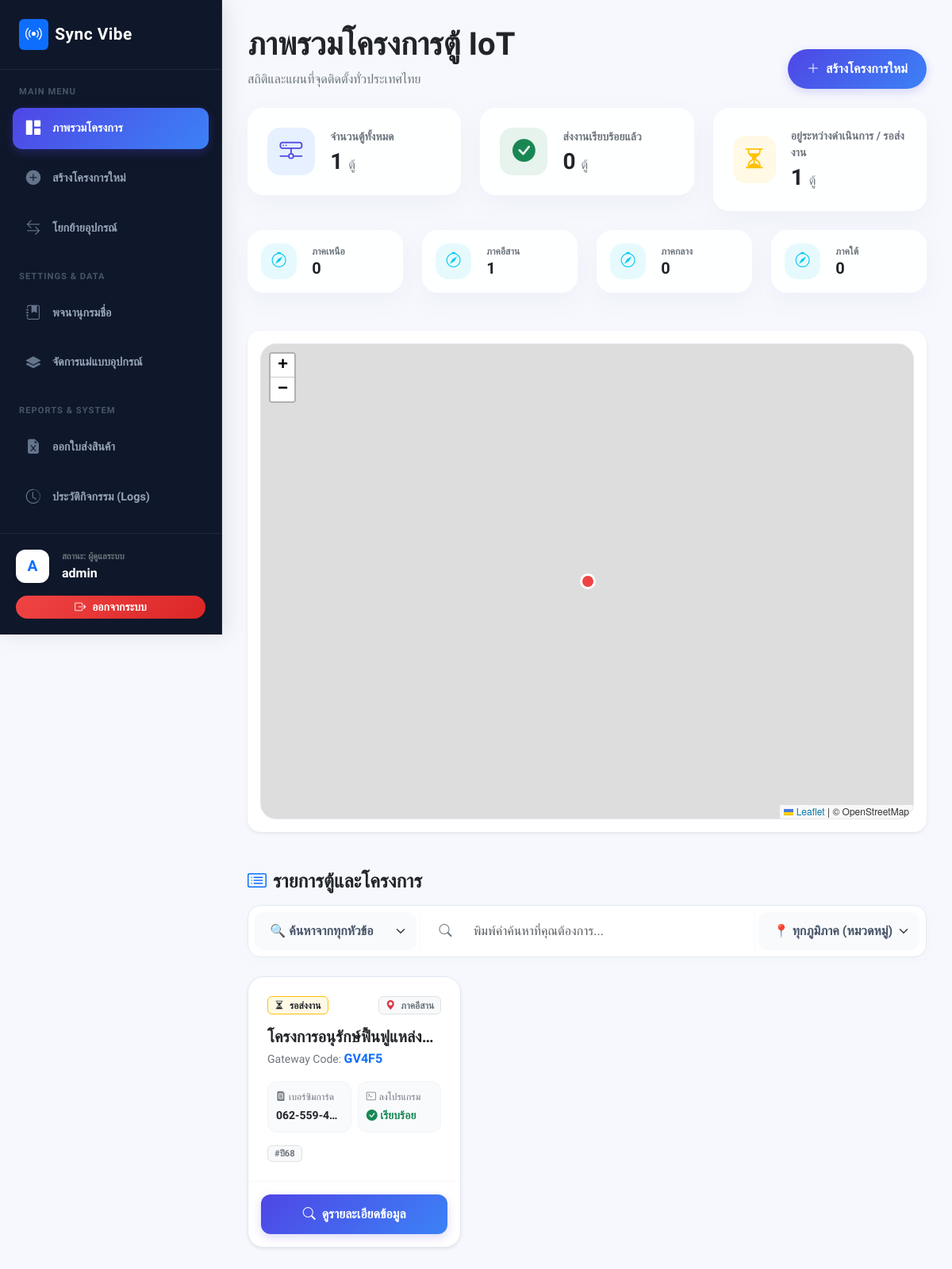
/index.php (signed in), run on the app's committed database.
### tables this page shows
CREATE TABLE `projects` (
  `id` int(11) NOT NULL,
  `project_name` varchar(255) NOT NULL,
  `project_tags` varchar(255) DEFAULT NULL,
  `cabinet_id` varchar(100) NOT NULL,
  `region` varchar(50) DEFAULT NULL,
  `is_programmed` tinyint(1) DEFAULT 0,
  `programmer_name` varchar(100) DEFAULT NULL,
  `reverse_ssh_name` varchar(255) DEFAULT NULL,
  `gateway_name` varchar(255) DEFAULT NULL,
  `gateway_code` varchar(255) DEFAULT NULL,
  `installation_date` date DEFAULT NULL,
  `latitude` decimal(10,8) DEFAULT NULL,
  `longitude` decimal(11,8) DEFAULT NULL,
  `address` text DEFAULT NULL,
  `province` varchar(100) DEFAULT NULL,
  `amphure` varchar(100) DEFAULT NULL,
  `tambon` varchar(100) DEFAULT NULL,
  `project_notes` text DEFAULT NULL,
  `has_antenna` tinyint(1) DEFAULT 0,
  `sim_status` enum('not_installed','installed') DEFAULT 'not_installed',
  `sim_number` varchar(50) DEFAULT NULL,
  `sim_serial` varchar(100) DEFAULT NULL,
  `sim_photo_path` varchar(255) DEFAULT NULL,
  `sd_status` enum('not_installed','installed') DEFAULT 'not_installed',
  `sd_capacity_gb` varchar(50) DEFAULT NULL,
  `camera_setup_status` enum('pending','completed') DEFAULT 'pending',
  `is_delivered` tinyint(1) DEFAULT 0,
  `delivery_photo_path` varchar(255) DEFAULT NULL,
  `delivery_timestamp` datetime DEFAULT NULL,
  `created_by` varchar(100) DEFAULT NULL,
  `created_at` timestamp NOT NULL DEFAULT current_timestamp()
);

### index.php (the view, shortened to what this page needs)
<?php
require_once 'config.php'; check_login();
function formatPhoneNumber($phone) {
    $phone = preg_replace('/[^0-9]/', '',$phone);
    if (strlen($phone) === 10) { return preg_replace("/^(\d{3})(\d{3})(\d{4})$/", "$1-$2-$3", $phone); }
    return $phone;
}
$stat =$conn->query("
    SELECT COUNT(*) as total,
    SUM(CASE WHEN is_delivered = 1 THEN 1 ELSE 0 END) as delivered,
    SUM(CASE WHEN is_delivered = 0 THEN 1 ELSE 0 END) as pending,
    SUM(CASE WHEN region = 'ภาคเหนือ' THEN 1 ELSE 0 END) as north,
    SUM(CASE WHEN region = 'ภาคอีสาน' THEN 1 ELSE 0 END) as isan,
    SUM(CASE WHEN region = 'ภาคกลาง' THEN 1 ELSE 0 END) as central,
    SUM(CASE WHEN region = 'ภาคใต้' THEN 1 ELSE 0 END) as south
    FROM projects
")->fetch_assoc();
$result =$conn->query("SELECT * FROM projects ORDER BY id DESC");
$projects_for_map = []; while($row =$result->fetch_assoc()) { $projects_for_map[] =$row; }
?>
<!DOCTYPE html>
<html lang="th">
<head>
    <link href="https://cdn.jsdelivr.net/npm/bootstrap@5.3.2/dist/css/bootstrap.min.css" rel="stylesheet">
    <link href="https://cdn.jsdelivr.net/npm/bootstrap-icons@1.11.1/font/bootstrap-icons.css" rel="stylesheet">
    <link rel="stylesheet" href="https://unpkg.com/leaflet@1.9.4/dist/leaflet.css" />
    <link rel="stylesheet" href="https://unpkg.com/leaflet.fullscreen@3.1.4/Control.FullScreen.css" />
    <link rel="stylesheet" href="style.css">
</head>
<body>
    <div class="app-container">
        <?php include 'sidebar.php'; ?>
        <main class="main-content">
            <div class="d-flex justify-content-between align-items-end mb-4 animate-fade-up" style="animation-delay: 0.1s;">
                <div><h2 class="fw-bold m-0 text-dark display-6">ภาพรวมโครงการตู้ IoT</h2><p class="text-secondary m-0 mt-2 fs-6">สถิติและแผนที่จุดติดตั้งทั่วประเทศไทย</p></div>
                <a href="add_project.php" class="btn btn-modern rounded-pill px-4"><i class="bi bi-plus-lg me-2"></i>สร้างโครงการใหม่</a>
            </div>
            <div class="row g-4 mb-4">
                <div class="col-md-4 col-sm-6 animate-fade-up" style="animation-delay: 0.2s;"><div class="stat-card"><div class="stat-icon bg-primary bg-opacity-10 text-primary-custom"><i class="bi bi-hdd-network"></i></div><div><p class="text-secondary fw-bold mb-1 small">จำนวนตู้ทั้งหมด</p><h3 class="fw-bold m-0 text-dark"><?= intval($stat['total']) ?> <span class="fs-6 text-secondary fw-normal">ตู้</span></h3></div></div></div>
                <div class="col-md-4 col-sm-6 animate-fade-up" style="animation-delay: 0.3s;"><div class="stat-card"><div class="stat-icon bg-success bg-opacity-10 text-success"><i class="bi bi-check-circle-fill"></i></div><div><p class="text-secondary fw-bold mb-1 small">ส่งงานเรียบร้อยแล้ว</p><h3 class="fw-bold m-0 text-dark"><?= intval($stat['delivered']) ?> <span class="fs-6 text-secondary fw-normal">ตู้</span></h3></div></div></div>
                <div class="col-md-4 col-sm-6 animate-fade-up" style="animation-delay: 0.4s;"><div class="stat-card"><div class="stat-icon bg-warning bg-opacity-10 text-warning"><i class="bi bi-hourglass-split"></i></div><div><p class="text-secondary fw-bold mb-1 small">อยู่ระหว่างดำเนินการ / รอส่งงาน</p><h3 class="fw-bold m-0 text-dark"><?= intval($stat['pending']) ?> <span class="fs-6 text-secondary fw-normal">ตู้</span></h3></div></div></div>
            </div>
            <div class="row g-4 mb-5 animate-fade-up" style="animation-delay: 0.5s;">
                <div class="col-6 col-md-3"><div class="stat-card p-3"><div class="stat-icon bg-info bg-opacity-10 text-info" style="width:45px;height:45px;font-size:1.2rem;"><i class="bi bi-compass"></i></div><div><p class="text-secondary fw-bold mb-0" style="font-size:0.75rem;">ภาคเหนือ</p><h5 class="fw-bold m-0 text-dark"><?= intval($stat['north']) ?></h5></div></div></div>
                <div class="col-6 col-md-3"><div class="stat-card p-3"><div class="stat-icon bg-info bg-opacity-10 text-info" style="width:45px;height:45px;font-size:1.2rem;"><i class="bi bi-compass"></i></div><div><p class="text-secondary fw-bold mb-0" style="font-size:0.75rem;">ภาคอีสาน</p><h5 class="fw-bold m-0 text-dark"><?= intval($stat['isan']) ?></h5></div></div></div>
                <div class="col-6 col-md-3"><div class="stat-card p-3"><div class="stat-icon bg-info bg-opacity-10 text-info" style="width:45px;height:45px;font-size:1.2rem;"><i class="bi bi-compass"></i></div><div><p class="text-secondary fw-bold mb-0" style="font-size:0.75rem;">ภาคกลาง</p><h5 class="fw-bold m-0 text-dark"><?= intval($stat['central']) ?></h5></div></div></div>
                <div class="col-6 col-md-3"><div class="stat-card p-3"><div class="stat-icon bg-info bg-opacity-10 text-info" style="width:45px;height:45px;font-size:1.2rem;"><i class="bi bi-compass"></i></div><div><p class="text-secondary fw-bold mb-0" style="font-size:0.75rem;">ภาคใต้</p><h5 class="fw-bold m-0 text-dark"><?= intval($stat['south']) ?></h5></div></div></div>
            </div>
            <div class="card border-0 p-3 mb-5 shadow-sm animate-fade-up rounded-4" style="animation-delay: 0.6s;">
                <div id="thailandMap"></div>
            </div>
            <h4 class="fw-bold text-dark mb-3 animate-fade-up" style="animation-delay: 0.7s;"><i class="bi bi-card-list text-primary me-2"></i>รายการตู้และโครงการ</h4>
            <div class="search-container p-2 mb-4 animate-fade-up" style="animation-delay: 0.75s;">
                <div class="row g-2 align-items-center">
                    <div class="col-md-3">
                        <select id="searchField" class="form-select search-select">
                            <option value="all">🔍 ค้นหาจากทุกหัวข้อ</option>
                        </select>
                    </div>
                    <div class="col-md-6 border-start border-end border-light px-3">
                        <div class="d-flex align-items-center"><i class="bi bi-search text-secondary mx-2"></i><input type="text" id="searchInput" class="form-control search-input" placeholder="พิมพ์คำค้นหาที่คุณต้องการ..."></div>
                    </div>
                    <div class="col-md-3">
                        <select id="filterRegion" class="form-select search-select">
                            <option value="all">📍 ทุกภูมิภาค (หมวดหมู่)</option>
                        </select>
                    </div>
                </div>
            </div>
            <div class="row g-4 animate-fade-up" id="projectListContainer" style="animation-delay: 0.8s;">
                <?php foreach($projects_for_map as$row):
                    $fmt_phone = formatPhoneNumber($row['sim_number'] ?? '');
                ?>
                    <div class="col-xl-4 col-lg-6 col-md-6 project-card-item"
                         data-name="<?= strtolower(htmlspecialchars($row['project_name'])) ?>"
                         data-cabinet="<?= strtolower(htmlspecialchars($row['cabinet_id'])) ?>"
                         data-gateway="<?= strtolower(htmlspecialchars($row['gateway_code'] ?? '')) ?>"
                         data-phone="<?= strtolower(htmlspecialchars($row['sim_number'] ?? '')) ?>"
                         data-phonefmt="<?= strtolower(htmlspecialchars($fmt_phone)) ?>"
                         data-serial="<?= strtolower(htmlspecialchars($row['sim_serial'] ?? '')) ?>"
                         data-region="<?= htmlspecialchars($row['region'] ?? '') ?>">
                        <div class="project-card shadow-sm h-100 d-flex flex-column overflow-hidden">
                            <div class="p-4 pb-0">
                                <div class="d-flex justify-content-between align-items-start mb-2">
                                    <span class="badge <?= $row['is_delivered'] ? 'bg-success bg-opacity-10 text-success border border-success' : 'bg-warning bg-opacity-10 text-dark border border-warning' ?> px-2 py-1"><?= $row['is_delivered'] ? '<i class="bi bi-check-circle-fill me-1"></i> ส่งงานแล้ว' : '<i class="bi bi-hourglass-split me-1"></i> รอส่งงาน' ?></span>
                                    <span class="badge bg-light text-secondary border px-2 py-1"><i class="bi bi-geo-alt-fill me-1 text-danger"></i> <?= $row['region'] ?: 'ไม่ระบุ' ?></span>
                                </div>
                                <h5 class="fw-bold text-dark mt-3 mb-1 text-truncate highlight-target-name" data-orig="<?= htmlspecialchars($row['project_name']) ?>" title="<?= htmlspecialchars($row['project_name']) ?>"><?= htmlspecialchars($row['project_name']) ?></h5>
                                <p class="text-secondary small mb-3">Gateway Code: <strong class="text-primary fs-6 highlight-target-gw" data-orig="<?= htmlspecialchars($row['gateway_code'] ?: 'ยังไม่ระบุ') ?>"><?= htmlspecialchars($row['gateway_code'] ?: 'ยังไม่ระบุ') ?></strong></p>
                            </div>
                            <div class="p-4 pt-0 flex-grow-1">
                                <div class="row g-2 mb-3">
                                    <div class="col-6"><div class="info-box h-100"><span class="d-block text-secondary mb-1" style="font-size: 0.75rem;"><i class="bi bi-sim-fill me-1"></i>เบอร์ซิมการ์ด</span><span class="fw-bold text-dark small text-truncate d-block highlight-target-phone" data-orig="<?= htmlspecialchars($fmt_phone ?: 'ไม่มีซิม') ?>"><?= htmlspecialchars($fmt_phone ?: 'ไม่มีซิม') ?></span></div></div>
                                    <div class="col-6"><div class="info-box h-100"><span class="d-block text-secondary mb-1" style="font-size: 0.75rem;"><i class="bi bi-terminal me-1"></i>ลงโปรแกรม</span><span class="fw-bold <?= $row['is_programmed'] ? 'text-success' : 'text-danger' ?> small"><i class="bi <?= $row['is_programmed'] ? 'bi-check-circle-fill' : 'bi-x-circle-fill' ?>"></i> <?= $row['is_programmed'] ? 'เรียบร้อย' : 'ยังไม่ลง' ?></span></div></div>
                                </div>
                                <?php if($row['project_tags']): ?>
                                    <div class="d-flex flex-wrap gap-1">
                                        <?php foreach(explode(',', $row['project_tags']) as$tag): ?><span class="badge bg-light text-secondary border px-2 py-1" style="font-size: 0.7rem;">#<?= htmlspecialchars(trim($tag)) ?></span><?php endforeach; ?>
                                    </div>
                                <?php endif; ?>
                            </div>
                            <div class="p-3 border-top border-light mt-auto text-center">
                                <a href="view_project.php?id=<?= $row['id'] ?>" class="btn btn-modern w-100 d-flex justify-content-center align-items-center"><i class="bi bi-search me-2"></i> ดูรายละเอียดข้อมูล</a>
                            </div>
                        </div>
                    </div>
                <?php endforeach; ?>
            </div>
        </main>
    </div>
</body>
</html>

### style.css (style rules this page uses)
body { background-color: #f6f8fd; color: #1e293b; font-family: 'Prompt', sans-serif; min-height: 100vh; margin: 0; overflow-x: hidden; position: relative; }
.app-container { display: flex; min-height: 100vh; width: 100%; position: relative; z-index: 1; }
.main-content { margin-left: 280px; flex-grow: 1; padding: 3rem 4rem; max-width: 1600px; }
.animate-fade-up { animation: fadeUp 0.6s cubic-bezier(0.16, 1, 0.3, 1) forwards; opacity: 0; }
.stat-card { background: rgba(255, 255, 255, 0.9); backdrop-filter: blur(10px); border-radius: 20px; padding: 1.5rem; display: flex; align-items: center; box-shadow: 0 10px 30px rgba(111, 114, 185, 0.06); border: 1px solid rgba(255,255,255,1); transition: transform 0.3s ease; }
.stat-icon { width: 60px; height: 60px; border-radius: 16px; display: flex; align-items: center; justify-content: center; font-size: 1.8rem; margin-right: 1.2rem; }
.form-control, .form-select, .input-group-text { background-color: #f8fafc; border: 1px solid #e2e8f0; color: #1e293b; border-radius: 12px; padding: 0.75rem 1.2rem; font-weight: 400; }
.text-primary-custom { color: #4f46e5 !important; }

### index.php (style rules this page uses)
#thailandMap { width: 100%; height: 600px; border-radius: 20px; z-index: 1; border: 1px solid #e2e8f0; }
.project-card { border-radius: 20px; transition: all 0.3s ease; border: 1px solid #e2e8f0; background: #ffffff; }
.info-box { background: #f8fafc; border: 1px solid #f1f5f9; border-radius: 12px; padding: 10px; display: flex; flex-direction: column; justify-content: center; }
.btn-modern { background: linear-gradient(135deg, #4f46e5 0%, #3b82f6 100%); color: white; border: none; border-radius: 12px; padding: 0.8rem; font-weight: 600; transition: all 0.2s ease; box-shadow: 0 4px 12px rgba(79, 70, 229, 0.2); }
.search-container { background: #ffffff; border-radius: 16px; border: 1px solid #e2e8f0; box-shadow: 0 4px 15px rgba(0,0,0,0.02); }
.search-input { background: transparent !important; border: none !important; box-shadow: none !important; font-size: 1rem; }
.search-select { background-color: #f8fafc !important; border: none !important; border-radius: 12px !important; font-weight: 600; color: #475569; }

### sidebar.php (style rules this page uses)
.main-content { margin-left: 280px; padding: 2rem; min-height: 100vh; }

### data on the page
projects: is_delivered 0 (drawn), region "ภาคอีสาน", project_name "โครงการอนุรักษ์ฟื้นฟูแหล่ง…", gateway_code "GV4F5", sim_number "062-559-4…", is_programmed 1 (drawn), project_tags "ปี68"

### other printed values
substr($_SESSION['username'], 0, 1) "A"
$_SESSION['username'] "admin"
$stat['total'] "1"
$stat['delivered'] "0"
$stat['pending'] "1"
$stat['north'] "0"
$stat['isan'] "1"
$stat['central'] "0"
$stat['south'] "0"
